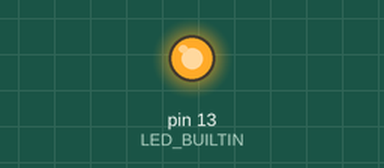
Recording of a sketch running on a simulated Arduino Uno, built with avr-gcc and run on an emulated ATmega328P. Shown: output pins drawn as LEDs (lit = HIGH).

Above: at 0.2 s.
At 55.0 s:
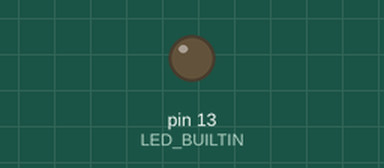
Timing chart, 0 to 57.2 s (numbered marks = the images above):
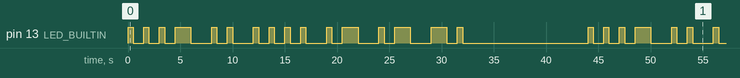

The sketch:

Task1.1Blink.ino
```cpp
void setup() {
  pinMode(LED_BUILTIN, OUTPUT);
}

void loop() {

  dot();
  dot();
  dot();
  dash();

  space();

  dot();
  dot();

  space();

  dot();
  dot();
  dot();
  dot();

  space();

  dot();
  dash();

  space();

  dot();
  dash();

  space();

  dash();
  dot();

  space();

  delay(10000);
}

void dot()
{
  digitalWrite(LED_BUILTIN, HIGH);
  delay(500);
  digitalWrite(LED_BUILTIN, LOW);
  delay(1000);
}

void dash()
{
  digitalWrite(LED_BUILTIN, HIGH);
  delay(1500);
  digitalWrite(LED_BUILTIN, LOW);
  delay(1000);
}

void space()
{
  delay(1000);
}
```

Measured:
- by itself, pin 13 (LED_BUILTIN): moves between LOW and HIGH, repeating every 44.0 s
- by itself, everything shown: repeats every 44.0 s, in 32 steps
